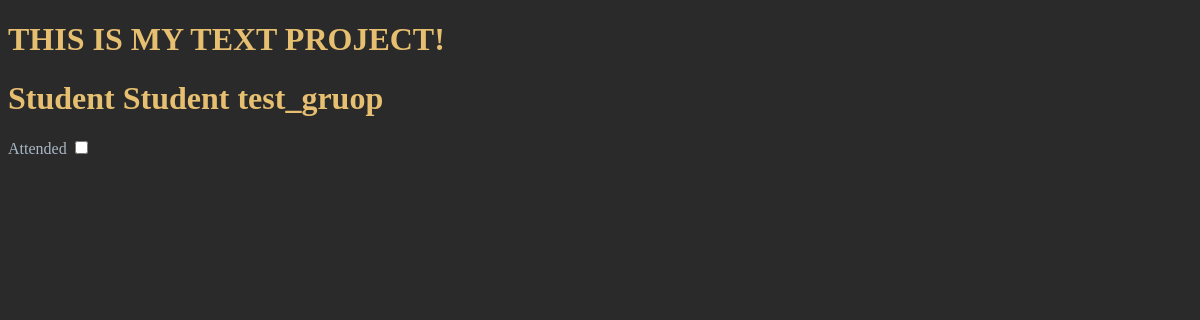
/students/, run on an earlier commit of the app's database.
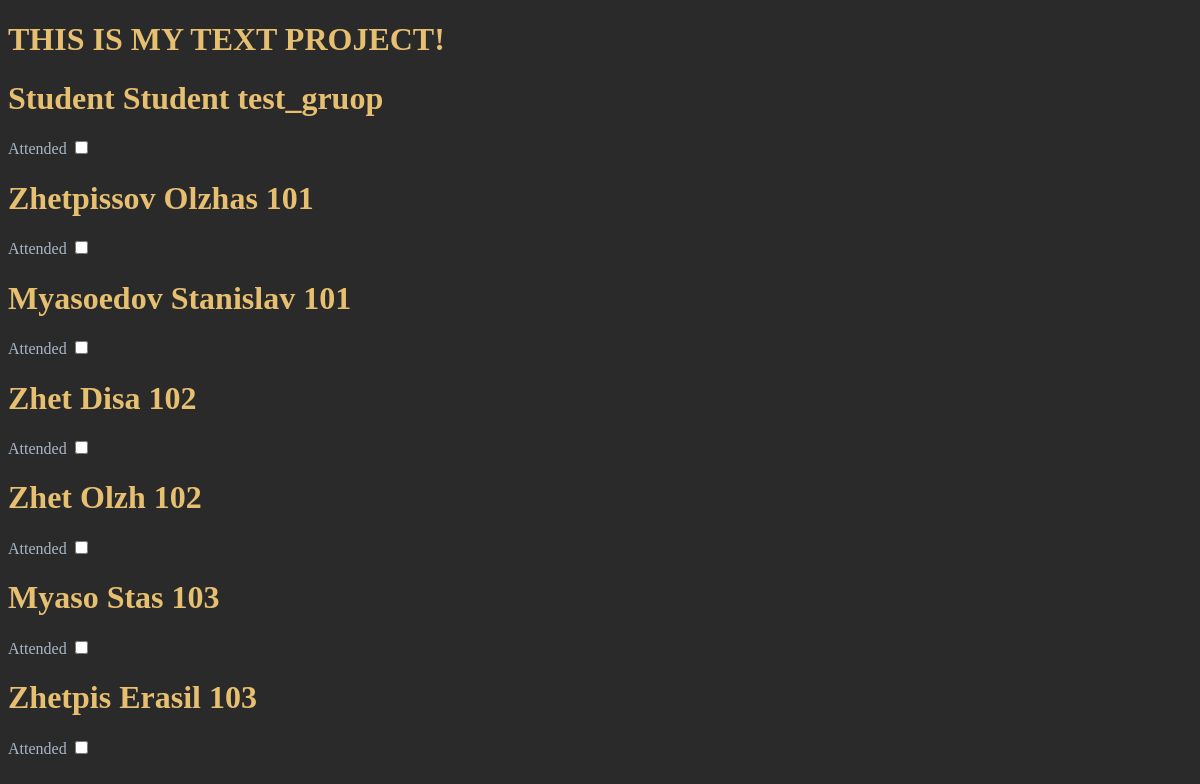
And on a later commit of the database.
### e_journal_app/models.py (models this page shows, shortened)
class Student(models.Model):
    user_id = models.OneToOneField(User, on_delete=models.CASCADE) # Only One student to One User
    name = models.CharField(max_length=50, null=False, blank=False)
    surname = models.CharField(max_length=50, null=False, blank=False)
    group = models.ForeignKey('Group', on_delete=models.CASCADE) # Many students can have One group

class Group(models.Model):
    name = models.CharField(max_length=20, null=False, blank=False)
    admission_year = models.DateField(null=False, blank=False)
    def __str__(self):
        return self.name

### e_journal_app/views.py (the view)
# urls.py: path('students/', allStudentsListView, name='all_students'),
def allStudentsListView(request):
    students = Student.objects.all()
    return render(request,
                  'students.html',
                  context={
                      'students': students,
                  })

### templates/students.html
{%  extends 'base.html' %}
{% block content %}
    {% for student in students %}
        <h1>{{ student.surname }}  {{ student.name }} {{ student.group }}</h1>
        <label for="{{ student.id }}">Attended</label>
        <input type="checkbox" name="{{ student_id }}">
    {% endfor %}
{% endblock content %}

### templates/base.html (shortened to what this page needs)
<!DOCTYPE html>
<html lang="en">
<head>
</head>
<body>
    <h1>THIS IS MY TEXT PROJECT!</h1>
    {% block content %}
    {% endblock content %}
</body>
</html>

### templates/base.html (style rules this page uses)
body { background-color: #2a2a2a; color: #a9b7c5; }
h1, h2 { color: #e7bf70; }

What changed in the data, as far as the page shows it:
added Student: surname "Zhetpissov", name "Olzhas", group "101"
added Student: surname "Myasoedov", name "Stanislav", group "101"
added Student: surname "Zhet", name "Disa", group "102"
added Student: surname "Zhet", name "Olzh", group "102"
added Student: surname "Myaso", name "Stas", group "103"
added Student: surname "Zhetpis", name "Erasil", group "103"
